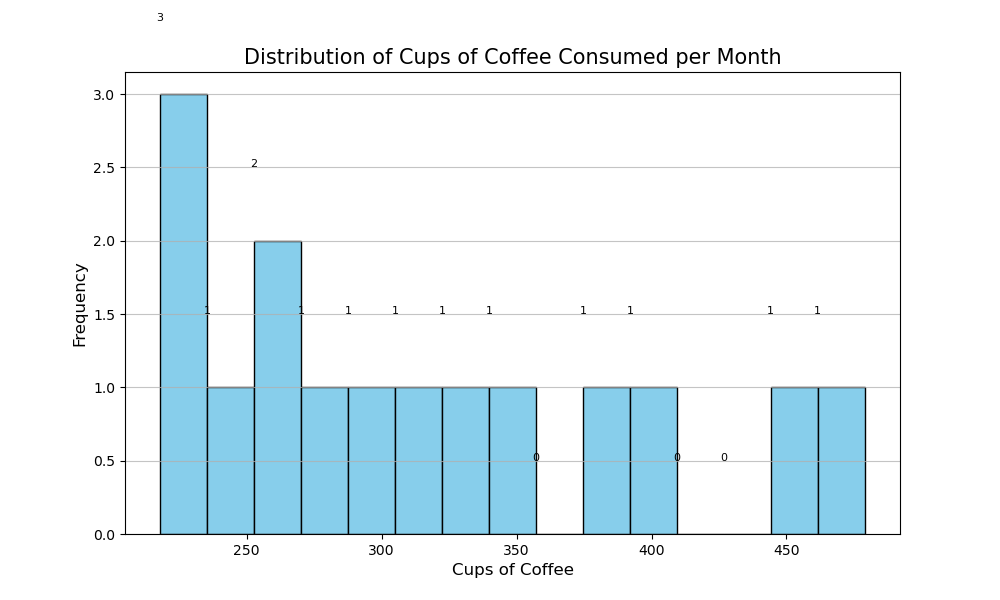

The script that drew this image:

import matplotlib.pyplot as plt

# Given data in list of dictionaries format
data = [
    {'Month': 'January', ' Cups of Coffee': 232}, 
    {'Month': 'February', ' Cups of Coffee': 218},
    {'Month': 'March', ' Cups of Coffee': 321},
    {'Month': 'April', ' Cups of Coffee': 349},
    {'Month': 'May', ' Cups of Coffee': 291},
    {'Month': 'June', ' Cups of Coffee': 280},
    {'Month': 'July', ' Cups of Coffee': 270},
    {'Month': 'August', ' Cups of Coffee': 256},
    {'Month': 'September', ' Cups of Coffee': 389},
    {'Month': 'October', ' Cups of Coffee': 406},
    {'Month': 'November', ' Cups of Coffee': 450},
    {'Month': 'December', ' Cups of Coffee': 479},
    {'Month': 'January', ' Cups of Coffee': 241},
    {'Month': 'February', ' Cups of Coffee': 230},
    {'Month': 'March', ' Cups of Coffee': 336}
]

# Extracting just the 'Cups of Coffee' values
coffee_values = [entry[' Cups of Coffee'] for entry in data]

# Creating the histogram with diversified visual encoding
plt.figure(figsize=(10, 6)) # Set the figure size

# Plot histogram with custom bin size, color and edge color
n, bins, patches = plt.hist(coffee_values, bins=15, color='skyblue', edgecolor='black')

# Adding a title and labels
plt.title('Distribution of Cups of Coffee Consumed per Month', fontsize=15)
plt.xlabel('Cups of Coffee', fontsize=12)
plt.ylabel('Frequency', fontsize=12)

# Adding Grid to the plot
plt.grid(axis='y', alpha=0.75)

# Customize the tick labels if needed
plt.xticks(fontsize=10)
plt.yticks(fontsize=10)

# Optionally, you can label the bars with their count
for i in range(len(patches)):
    plt.text(patches[i].xy[0], patches[i].get_height()+0.5, str(int(n[i])), fontsize=8, ha='center')

# Show the plot
plt.show()
